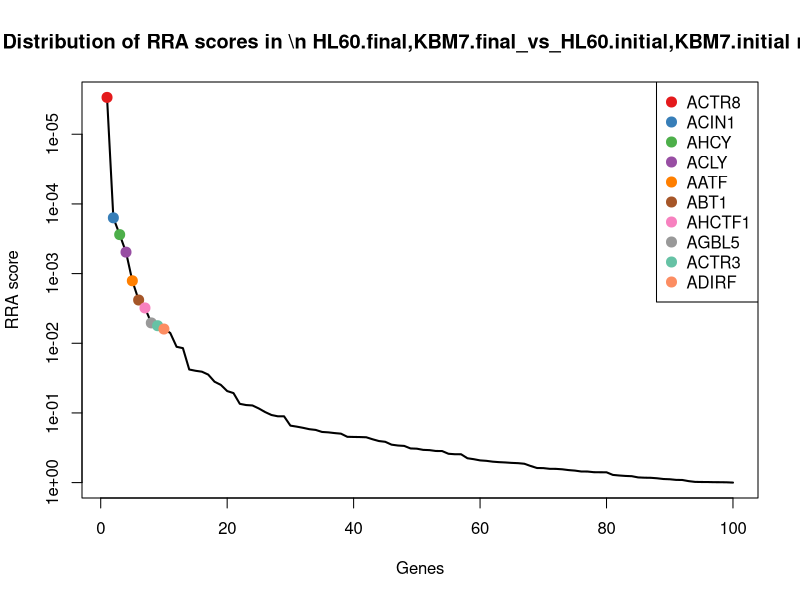
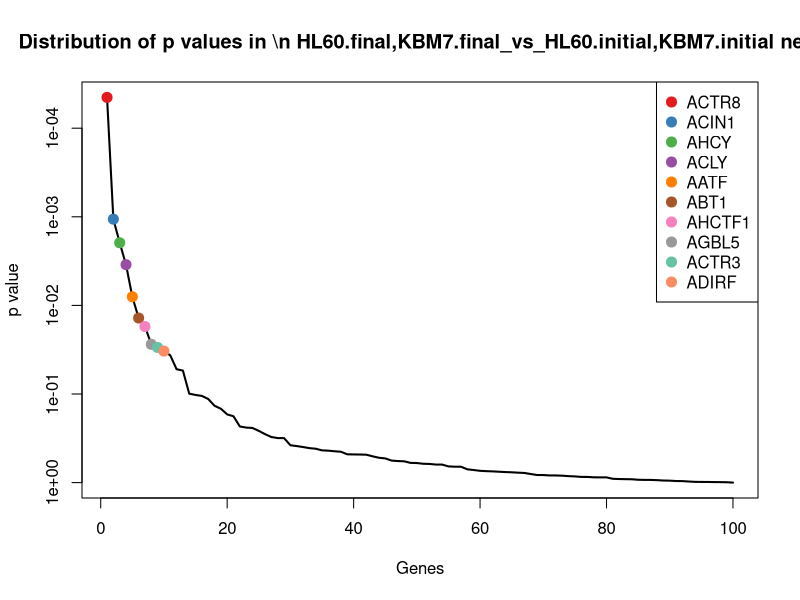
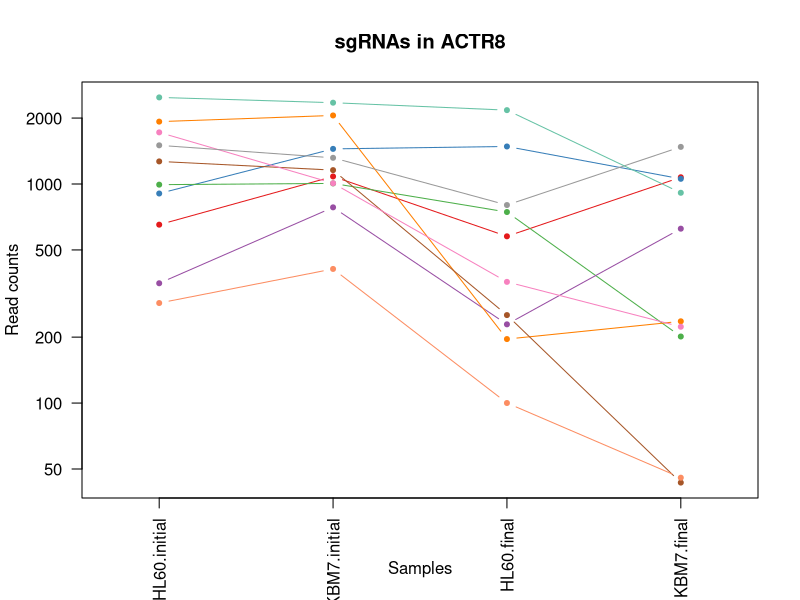
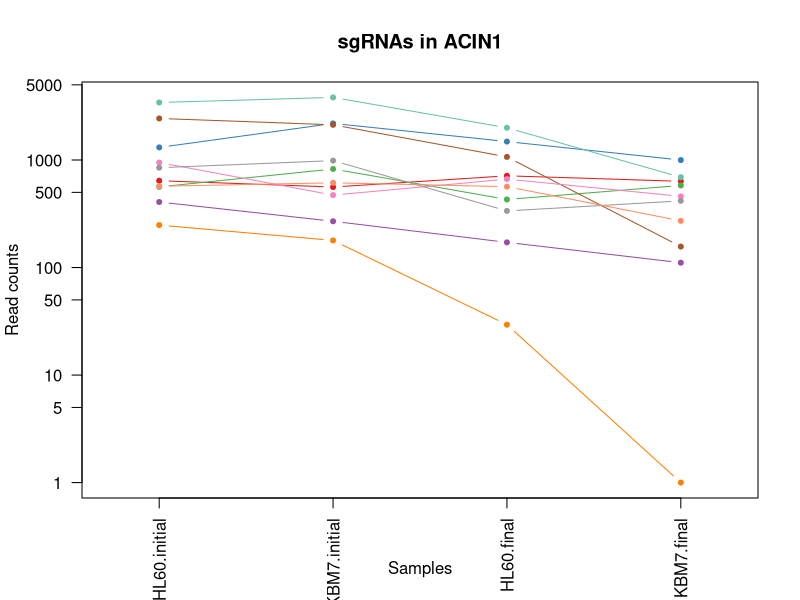
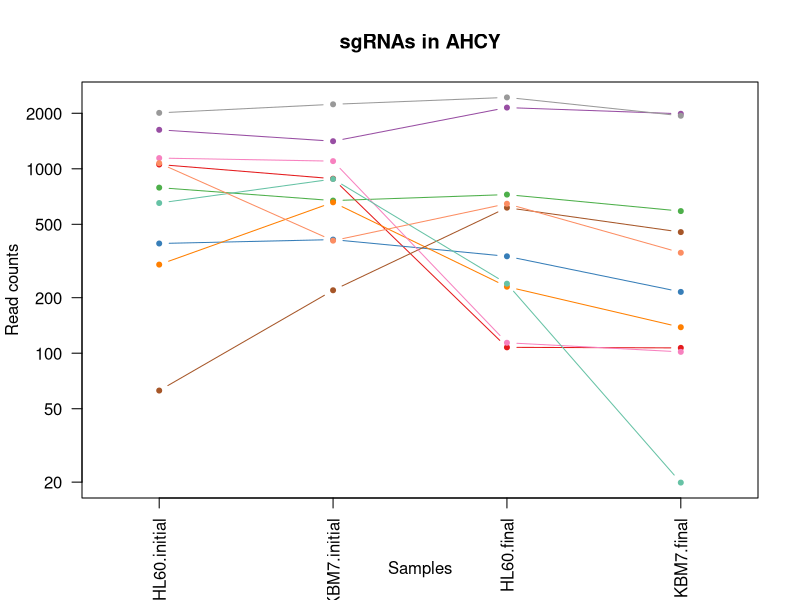
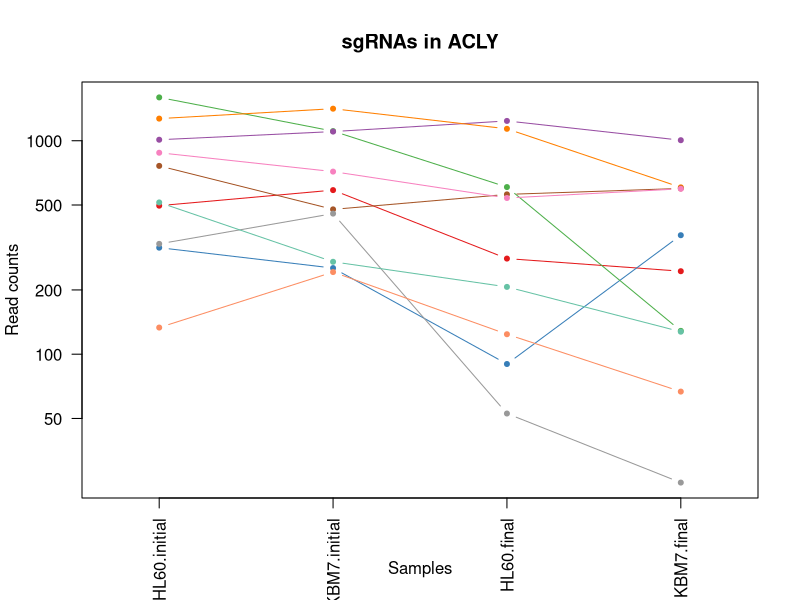
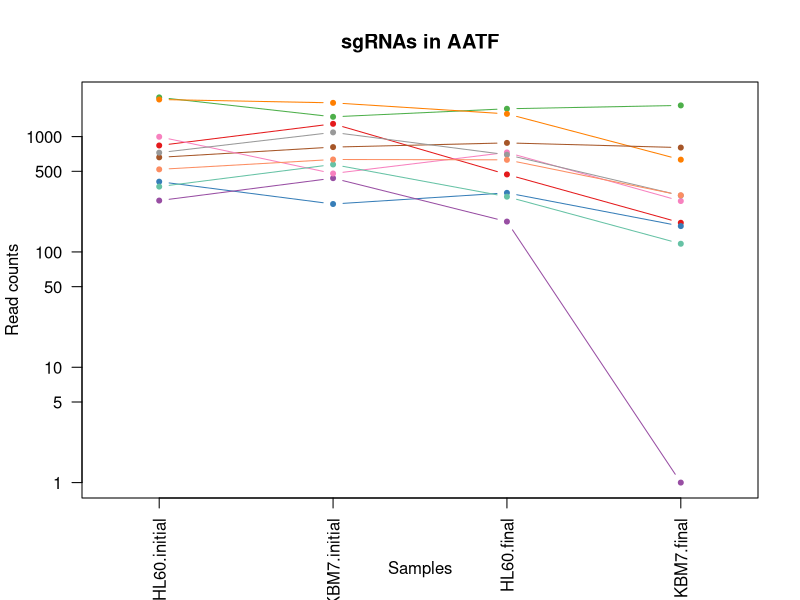
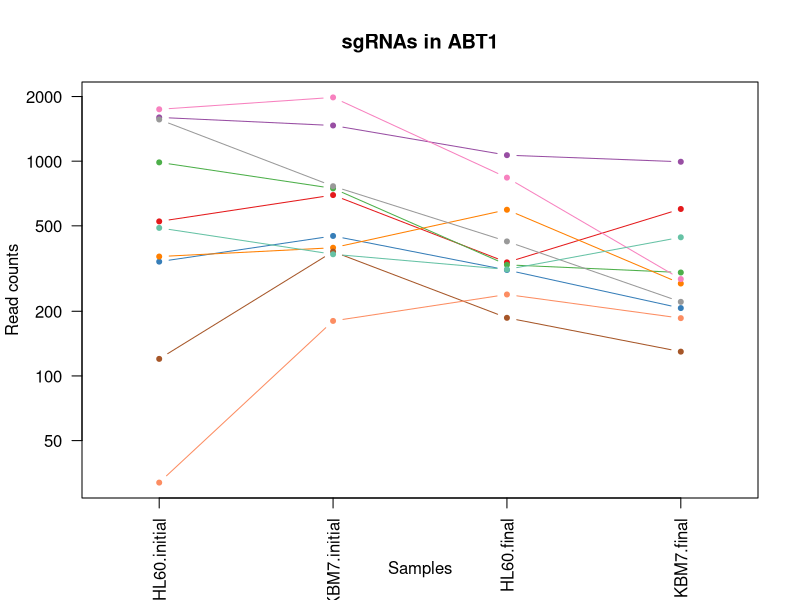

These figures' R source, in order: (Note: this script raises an error after producing the figures.)
pdf(file='demo.pdf',width=4.5,height=4.5);
gstable=read.table('demo.gene_summary.txt',header=T)
# 
#
# parameters
# Do not modify the variables beginning with "__"

# gstablename='__GENE_SUMMARY_FILE__'
startindex=3
# outputfile='__OUTPUT_FILE__'
targetgenelist=c("ACTR8","ACIN1","AHCY","ACLY","AATF","ABT1","AHCTF1","AGBL5","ACTR3","ADIRF")
# samplelabel=sub('.\\w+.\\w+$','',colnames(gstable)[startindex]);
samplelabel='HL60.final,KBM7.final_vs_HL60.initial,KBM7.initial neg.'


# You need to write some codes in front of this code:
# gstable=read.table(gstablename,header=T)
# pdf(file=outputfile,width=6,height=6)


# set up color using RColorBrewer
#library(RColorBrewer)
#colors <- brewer.pal(length(targetgenelist), "Set1")

colors=c( "#E41A1C", "#377EB8", "#4DAF4A", "#984EA3", "#FF7F00",  "#A65628", "#F781BF",
          "#999999", "#66C2A5", "#FC8D62", "#8DA0CB", "#E78AC3", "#A6D854", "#FFD92F", "#E5C494", "#B3B3B3", 
          "#8DD3C7", "#FFFFB3", "#BEBADA", "#FB8072", "#80B1D3", "#FDB462", "#B3DE69", "#FCCDE5",
          "#D9D9D9", "#BC80BD", "#CCEBC5", "#FFED6F")

######
# function definition

plotrankedvalues<-function(val, tglist, ...){
  
  plot(val,log='y',ylim=c(max(val),min(val)),type='l',lwd=2, ...)
  if(length(tglist)>0){
    for(i in 1:length(tglist)){
      targetgene=tglist[i];
      tx=which(names(val)==targetgene);ty=val[targetgene];
      points(tx,ty,col=colors[(i %% length(colors)) ],cex=2,pch=20)
      # text(tx+50,ty,targetgene,col=colors[i])
    }
    legend('topright',tglist,pch=20,pt.cex = 2,cex=1,col=colors)
  }
}



plotrandvalues<-function(val,targetgenelist, ...){
  # choose the one with the best distance distribution
  
  mindiffvalue=0;
  randval=val;
  for(i in 1:20){
    randval0=sample(val)
    vindex=sort(which(names(randval0) %in% targetgenelist))
    if(max(vindex)>0.9*length(val)){
      # print('pass...')
      next;
    }
    mindiffind=min(diff(vindex));
    if (mindiffind > mindiffvalue){
      mindiffvalue=mindiffind;
      randval=randval0;
      # print(paste('Diff: ',mindiffvalue))
    }
  }
  plot(randval,log='y',ylim=c(max(randval),min(randval)),pch=20,col='grey', ...)
  
  if(length(targetgenelist)>0){
    for(i in 1:length(targetgenelist)){
      targetgene=targetgenelist[i];
      tx=which(names(randval)==targetgene);ty=randval[targetgene];
      points(tx,ty,col=colors[(i %% length(colors)) ],cex=2,pch=20)
      text(tx+50,ty,targetgene,col=colors[i])
    }
  }
  
}




# set.seed(1235)



pvec=gstable[,startindex]
names(pvec)=gstable[,'id']
pvec=sort(pvec);

plotrankedvalues(pvec,targetgenelist,xlab='Genes',ylab='RRA score',main=paste('Distribution of RRA scores in \\n',samplelabel))

# plotrandvalues(pvec,targetgenelist,xlab='Genes',ylab='RRA score',main=paste('Distribution of RRA scores in \\n',samplelabel))


pvec=gstable[,startindex+1]
names(pvec)=gstable[,'id']
pvec=sort(pvec);

plotrankedvalues(pvec,targetgenelist,xlab='Genes',ylab='p value',main=paste('Distribution of p values in \\n',samplelabel))

# plotrandvalues(pvec,targetgenelist,xlab='Genes',ylab='p value',main=paste('Distribution of p values in \\n',samplelabel))



# you need to write after this code:
# dev.off()






# parameters
# Do not modify the variables beginning with "__"
targetmat=list(c(651.152846716,1081.55202069,576.002359445,1072.26778638),c(903.970656277,1445.6212559,1482.59095805,1055.10234689),c(992.162915426,1005.18627867,743.8190381,200.263460636),c(351.29916561,781.41689508,227.751206747,624.249815869),c(1925.53099142,2054.77124456,194.944938739,235.166520918),c(1267.02878977,1156.14181522,251.094128214,42.3414173916),c(1719.7490534,1006.96222616,356.4527197,222.006350648),c(1500.73827652,1315.97708921,800.599117344,1476.22779555),c(2484.08196603,2349.57852771,2172.78436575,910.912655236),c(285.154971248,408.467922428,99.0496937928,44.6301426561))
targetgene="ACTR8"
collabel=c("HL60.initial","KBM7.initial","HL60.final","KBM7.final")

# set up color using RColorBrewer
#library(RColorBrewer)
#colors <- brewer.pal(length(targetgenelist), "Set1")

colors=c( "#E41A1C", "#377EB8", "#4DAF4A", "#984EA3", "#FF7F00",  "#A65628", "#F781BF",
          "#999999", "#66C2A5", "#FC8D62", "#8DA0CB", "#E78AC3", "#A6D854", "#FFD92F", "#E5C494", "#B3B3B3", 
          "#8DD3C7", "#FFFFB3", "#BEBADA", "#FB8072", "#80B1D3", "#FDB462", "#B3DE69", "#FCCDE5",
          "#D9D9D9", "#BC80BD", "#CCEBC5", "#FFED6F")


## code

targetmatvec=unlist(targetmat)+1
yrange=range(targetmatvec[targetmatvec>0]);
# yrange[1]=1; # set the minimum value to 1
for(i in 1:length(targetmat)){
  vali=targetmat[[i]]+1;
  if(i==1){
    plot(1:length(vali),vali,type='b',las=1,pch=20,main=paste('sgRNAs in',targetgene),ylab='Read counts',xlab='Samples',xlim=c(0.7,length(vali)+0.3),ylim = yrange,col=colors[(i %% length(colors))],xaxt='n',log='y')
    axis(1,at=1:length(vali),labels=(collabel),las=2)
    # lines(0:100,rep(1,101),col='black');
  }else{
    lines(1:length(vali),vali,type='b',pch=20,col=colors[(i %% length(colors))])
  }
}




# parameters
# Do not modify the variables beginning with "__"
targetmat=list(c(640.863749816,559.423458978,711.643659862,632.260354294),c(1308.18517738,2186.19135873,1482.59095805,997.312033968),c(561.490716582,824.039634811,428.37415341,579.047491897),c(405.684392085,268.168070811,170.340237733,109.858812692),c(246.938325617,177.594748882,28.3900396221,0.0),c(2432.63648153,2122.25724914,1067.46548979,155.63331798),c(946.596914865,470.626084537,663.065147619,457.745052883),c(846.64568783,985.650856294,335.002467541,415.975816807),c(3424.79939695,3818.28710096,1992.34989171,690.050667221),c(568.840071511,612.701883642,564.015453827,270.641762517))
targetgene="ACIN1"
collabel=c("HL60.initial","KBM7.initial","HL60.final","KBM7.final")

# set up color using RColorBrewer
#library(RColorBrewer)
#colors <- brewer.pal(length(targetgenelist), "Set1")

colors=c( "#E41A1C", "#377EB8", "#4DAF4A", "#984EA3", "#FF7F00",  "#A65628", "#F781BF",
          "#999999", "#66C2A5", "#FC8D62", "#8DA0CB", "#E78AC3", "#A6D854", "#FFD92F", "#E5C494", "#B3B3B3", 
          "#8DD3C7", "#FFFFB3", "#BEBADA", "#FB8072", "#80B1D3", "#FDB462", "#B3DE69", "#FCCDE5",
          "#D9D9D9", "#BC80BD", "#CCEBC5", "#FFED6F")


## code

targetmatvec=unlist(targetmat)+1
yrange=range(targetmatvec[targetmatvec>0]);
# yrange[1]=1; # set the minimum value to 1
for(i in 1:length(targetmat)){
  vali=targetmat[[i]]+1;
  if(i==1){
    plot(1:length(vali),vali,type='b',las=1,pch=20,main=paste('sgRNAs in',targetgene),ylab='Read counts',xlab='Samples',xlim=c(0.7,length(vali)+0.3),ylim = yrange,col=colors[(i %% length(colors))],xaxt='n',log='y')
    axis(1,at=1:length(vali),labels=(collabel),las=2)
    # lines(0:100,rep(1,101),col='black');
  }else{
    lines(1:length(vali),vali,type='b',pch=20,col=colors[(i %% length(colors))])
  }
}




# parameters
# Do not modify the variables beginning with "__"
targetmat=list(c(1053.89749683,882.645901942,106.620371025,105.853543479),c(392.455553213,412.019817406,334.371577772,213.995812223),c(789.320719383,671.308150773,723.63056548,588.77457427),c(1625.67731031,1410.10230612,2146.28699543,1986.61352951),c(301.323552092,657.100570862,228.382096516,137.323515865),c(61.7345814043,218.441541125,614.486635377,452.595421038),c(1142.08975598,1099.31149558,112.929268719,100.703911634),c(2009.31363761,2235.91788842,2437.12717912,1937.97811764),c(651.152846716,879.094006965,237.214553287,18.8819834314),c(1071.53594866,406.691974939,645.400234077,349.602784139))
targetgene="AHCY"
collabel=c("HL60.initial","KBM7.initial","HL60.final","KBM7.final")

# set up color using RColorBrewer
#library(RColorBrewer)
#colors <- brewer.pal(length(targetgenelist), "Set1")

colors=c( "#E41A1C", "#377EB8", "#4DAF4A", "#984EA3", "#FF7F00",  "#A65628", "#F781BF",
          "#999999", "#66C2A5", "#FC8D62", "#8DA0CB", "#E78AC3", "#A6D854", "#FFD92F", "#E5C494", "#B3B3B3", 
          "#8DD3C7", "#FFFFB3", "#BEBADA", "#FB8072", "#80B1D3", "#FDB462", "#B3DE69", "#FCCDE5",
          "#D9D9D9", "#BC80BD", "#CCEBC5", "#FFED6F")


## code

targetmatvec=unlist(targetmat)+1
yrange=range(targetmatvec[targetmatvec>0]);
# yrange[1]=1; # set the minimum value to 1
for(i in 1:length(targetmat)){
  vali=targetmat[[i]]+1;
  if(i==1){
    plot(1:length(vali),vali,type='b',las=1,pch=20,main=paste('sgRNAs in',targetgene),ylab='Read counts',xlab='Samples',xlim=c(0.7,length(vali)+0.3),ylim = yrange,col=colors[(i %% length(colors))],xaxt='n',log='y')
    axis(1,at=1:length(vali),labels=(collabel),las=2)
    # lines(0:100,rep(1,101),col='black');
  }else{
    lines(1:length(vali),vali,type='b',pch=20,col=colors[(i %% length(colors))])
  }
}




# parameters
# Do not modify the variables beginning with "__"
targetmat=list(c(495.34652222,586.06267131,279.484167836,243.74924066),c(314.552390965,252.184543412,88.9554574827,359.902047829),c(1594.81001961,1108.19123302,605.654178606,127.596433491),c(1009.80136726,1102.86339056,1237.17483776,1004.75039108),c(1268.49866076,1411.87825361,1136.23247466,603.651288489),c(761.393170653,475.953927003,559.599225441,596.785112696),c(877.512978532,715.706837993,538.148973282,594.496387431),c(327.781229837,454.642557137,51.7329610892,24.0316152763),c(512.98497405,269.9440183,205.670064818,126.452070859),c(132.288388723,241.528858479,123.023505029,65.8008513519))
targetgene="ACLY"
collabel=c("HL60.initial","KBM7.initial","HL60.final","KBM7.final")

# set up color using RColorBrewer
#library(RColorBrewer)
#colors <- brewer.pal(length(targetgenelist), "Set1")

colors=c( "#E41A1C", "#377EB8", "#4DAF4A", "#984EA3", "#FF7F00",  "#A65628", "#F781BF",
          "#999999", "#66C2A5", "#FC8D62", "#8DA0CB", "#E78AC3", "#A6D854", "#FFD92F", "#E5C494", "#B3B3B3", 
          "#8DD3C7", "#FFFFB3", "#BEBADA", "#FB8072", "#80B1D3", "#FDB462", "#B3DE69", "#FCCDE5",
          "#D9D9D9", "#BC80BD", "#CCEBC5", "#FFED6F")


## code

targetmatvec=unlist(targetmat)+1
yrange=range(targetmatvec[targetmatvec>0]);
# yrange[1]=1; # set the minimum value to 1
for(i in 1:length(targetmat)){
  vali=targetmat[[i]]+1;
  if(i==1){
    plot(1:length(vali),vali,type='b',las=1,pch=20,main=paste('sgRNAs in',targetgene),ylab='Read counts',xlab='Samples',xlim=c(0.7,length(vali)+0.3),ylim = yrange,col=colors[(i %% length(colors))],xaxt='n',log='y')
    axis(1,at=1:length(vali),labels=(collabel),las=2)
    # lines(0:100,rep(1,101),col='black');
  }else{
    lines(1:length(vali),vali,type='b',pch=20,col=colors[(i %% length(colors))])
  }
}




# parameters
# Do not modify the variables beginning with "__"
targetmat=list(c(836.356590929,1289.33787688,468.75109865,177.948389308),c(405.684392085,259.288333367,324.277341462,166.504762986),c(2185.69815591,1482.91615316,1741.88665326,1862.45018392),c(277.805616319,435.10713476,182.327143351,0.0),c(2096.03602577,1960.64602765,1573.43908484,629.97162903),c(659.972072631,809.832054901,880.722118056,802.198205177),c(995.102657397,477.729874492,728.046793866,275.219213046),c(724.646396007,1086.87986316,695.240525858,307.261366747),c(367.467746454,571.855091399,300.303530225,116.724988485),c(518.864457993,632.237306019,627.735320534,308.977910696))
targetgene="AATF"
collabel=c("HL60.initial","KBM7.initial","HL60.final","KBM7.final")

# set up color using RColorBrewer
#library(RColorBrewer)
#colors <- brewer.pal(length(targetgenelist), "Set1")

colors=c( "#E41A1C", "#377EB8", "#4DAF4A", "#984EA3", "#FF7F00",  "#A65628", "#F781BF",
          "#999999", "#66C2A5", "#FC8D62", "#8DA0CB", "#E78AC3", "#A6D854", "#FFD92F", "#E5C494", "#B3B3B3", 
          "#8DD3C7", "#FFFFB3", "#BEBADA", "#FB8072", "#80B1D3", "#FDB462", "#B3DE69", "#FCCDE5",
          "#D9D9D9", "#BC80BD", "#CCEBC5", "#FFED6F")


## code

targetmatvec=unlist(targetmat)+1
yrange=range(targetmatvec[targetmatvec>0]);
# yrange[1]=1; # set the minimum value to 1
for(i in 1:length(targetmat)){
  vali=targetmat[[i]]+1;
  if(i==1){
    plot(1:length(vali),vali,type='b',las=1,pch=20,main=paste('sgRNAs in',targetgene),ylab='Read counts',xlab='Samples',xlim=c(0.7,length(vali)+0.3),ylim = yrange,col=colors[(i %% length(colors))],xaxt='n',log='y')
    axis(1,at=1:length(vali),labels=(collabel),las=2)
    # lines(0:100,rep(1,101),col='black');
  }else{
    lines(1:length(vali),vali,type='b',pch=20,col=colors[(i %% length(colors))])
  }
}




# parameters
# Do not modify the variables beginning with "__"
targetmat=list(c(523.27407095,694.395468128,336.895136849,597.929475328),c(339.540197723,447.538767182,310.397766535,205.985273797),c(986.283431483,745.897945303,328.062680078,302.111734903),c(1597.74976158,1465.15667827,1065.57282048,992.734583439),c(358.648520539,394.260342517,593.036383218,268.353037252),c(119.059549851,378.276815118,185.481592198,128.740796123),c(1743.26698918,1980.18145003,837.190723969,281.513207523),c(1562.47285792,763.657420192,422.065255716,220.2898067),c(487.997167291,367.621130185,312.290435844,441.151794716),c(30.8672907021,179.370696371,238.476332826,184.814565101))
targetgene="ABT1"
collabel=c("HL60.initial","KBM7.initial","HL60.final","KBM7.final")

# set up color using RColorBrewer
#library(RColorBrewer)
#colors <- brewer.pal(length(targetgenelist), "Set1")

colors=c( "#E41A1C", "#377EB8", "#4DAF4A", "#984EA3", "#FF7F00",  "#A65628", "#F781BF",
          "#999999", "#66C2A5", "#FC8D62", "#8DA0CB", "#E78AC3", "#A6D854", "#FFD92F", "#E5C494", "#B3B3B3", 
          "#8DD3C7", "#FFFFB3", "#BEBADA", "#FB8072", "#80B1D3", "#FDB462", "#B3DE69", "#FCCDE5",
          "#D9D9D9", "#BC80BD", "#CCEBC5", "#FFED6F")


## code

targetmatvec=unlist(targetmat)+1
yrange=range(targetmatvec[targetmatvec>0]);
# yrange[1]=1; # set the minimum value to 1
for(i in 1:length(targetmat)){
  vali=targetmat[[i]]+1;
  if(i==1){
    plot(1:length(vali),vali,type='b',las=1,pch=20,main=paste('sgRNAs in',targetgene),ylab='Read counts',xlab='Samples',xlim=c(0.7,length(vali)+0.3),ylim = yrange,col=colors[(i %% length(colors))],xaxt='n',log='y')
    axis(1,at=1:length(vali),labels=(collabel),las=2)
    # lines(0:100,rep(1,101),col='black');
  }else{
    lines(1:length(vali),vali,type='b',pch=20,col=colors[(i %% length(colors))])
  }
}




# parameters
# Do not modify the variables beginning with "__"
targetmat=list(c(748.16433178,488.385559425,239.738112365,477.771398946),c(845.175816844,660.65246584,541.303422129,640.843074036),c(1095.05388443,882.645901942,837.821613738,365.051679674),c(601.177233199,900.40537683,735.617471098,754.134974624),c(551.201619681,740.570102837,1103.42620665,622.53327192),c(677.610524461,316.11865301,613.855745608,819.36364466),c(196.962712099,301.911073099,423.957925024,34.3308789662),c(1437.53382413,1095.7596006,320.492002846,161.355131141),c(1078.88530359,1609.00842487,348.882042468,193.969466159),c(1106.81285232,1056.68875585,1743.1484328,807.347837022))
targetgene="AHCTF1"
collabel=c("HL60.initial","KBM7.initial","HL60.final","KBM7.final")

# set up color using RColorBrewer
#library(RColorBrewer)
#colors <- brewer.pal(length(targetgenelist), "Set1")

colors=c( "#E41A1C", "#377EB8", "#4DAF4A", "#984EA3", "#FF7F00",  "#A65628", "#F781BF",
          "#999999", "#66C2A5", "#FC8D62", "#8DA0CB", "#E78AC3", "#A6D854", "#FFD92F", "#E5C494", "#B3B3B3", 
          "#8DD3C7", "#FFFFB3", "#BEBADA", "#FB8072", "#80B1D3", "#FDB462", "#B3DE69", "#FCCDE5",
          "#D9D9D9", "#BC80BD", "#CCEBC5", "#FFED6F")


## code

targetmatvec=unlist(targetmat)+1
yrange=range(targetmatvec[targetmatvec>0]);
# yrange[1]=1; # set the minimum value to 1
for(i in 1:length(targetmat)){
  vali=targetmat[[i]]+1;
  if(i==1){
    plot(1:length(vali),vali,type='b',las=1,pch=20,main=paste('sgRNAs in',targetgene),ylab='Read counts',xlab='Samples',xlim=c(0.7,length(vali)+0.3),ylim = yrange,col=colors[(i %% length(colors))],xaxt='n',log='y')
    axis(1,at=1:length(vali),labels=(collabel),las=2)
    # lines(0:100,rep(1,101),col='black');
  }else{
    lines(1:length(vali),vali,type='b',pch=20,col=colors[(i %% length(colors))])
  }
}




# parameters
# Do not modify the variables beginning with "__"
targetmat=list(c(423.322843915,412.019817406,224.5967579,426.847261813),c(354.238907582,280.599703233,204.408285279,275.791394362),c(1108.28272331,1969.5257651,1066.20371025,1333.75464784),c(640.863749816,602.046198709,307.243317689,192.825103527),c(1133.27053006,1394.11877872,639.091336383,1131.20246194),c(779.031622482,932.372431629,778.517975416,905.190842075),c(624.695168972,554.095616511,370.963184396,558.448964517),c(296.913939135,829.367477278,489.57046104,1233.0507362),c(684.95987939,546.991826556,394.306105863,566.459502942),c(440.961295745,630.46135853,434.683051104,457.172871567))
targetgene="AGBL5"
collabel=c("HL60.initial","KBM7.initial","HL60.final","KBM7.final")

# set up color using RColorBrewer
#library(RColorBrewer)
#colors <- brewer.pal(length(targetgenelist), "Set1")

colors=c( "#E41A1C", "#377EB8", "#4DAF4A", "#984EA3", "#FF7F00",  "#A65628", "#F781BF",
          "#999999", "#66C2A5", "#FC8D62", "#8DA0CB", "#E78AC3", "#A6D854", "#FFD92F", "#E5C494", "#B3B3B3", 
          "#8DD3C7", "#FFFFB3", "#BEBADA", "#FB8072", "#80B1D3", "#FDB462", "#B3DE69", "#FCCDE5",
          "#D9D9D9", "#BC80BD", "#CCEBC5", "#FFED6F")


## code

targetmatvec=unlist(targetmat)+1
yrange=range(targetmatvec[targetmatvec>0]);
# yrange[1]=1; # set the minimum value to 1
for(i in 1:length(targetmat)){
  vali=targetmat[[i]]+1;
  if(i==1){
    plot(1:length(vali),vali,type='b',las=1,pch=20,main=paste('sgRNAs in',targetgene),ylab='Read counts',xlab='Samples',xlim=c(0.7,length(vali)+0.3),ylim = yrange,col=colors[(i %% length(colors))],xaxt='n',log='y')
    axis(1,at=1:length(vali),labels=(collabel),las=2)
    # lines(0:100,rep(1,101),col='black');
  }else{
    lines(1:length(vali),vali,type='b',pch=20,col=colors[(i %% length(colors))])
  }
}




# parameters
# Do not modify the variables beginning with "__"
targetmat=list(c(1147.96923992,1046.03307091,811.324243424,186.53110905),c(1024.50007711,1362.15172392,883.876566903,396.52165206),c(2170.99944605,2250.12546833,1406.25329595,1163.81679695),c(1317.00440329,1179.22913257,1340.64075993,1059.10761611),c(895.151430362,824.039634811,700.287644013,571.036953471),c(721.706654036,768.985262658,584.834816216,888.597583908),c(542.382393766,776.089052613,418.2799171,466.89995394),c(85.2525171773,635.789200997,181.065363812,624.249815869),c(770.212396568,548.767774045,752.651494872,367.912586254),c(952.476398809,1093.98365311,1239.06750706,1457.91799343))
targetgene="ACTR3"
collabel=c("HL60.initial","KBM7.initial","HL60.final","KBM7.final")

# set up color using RColorBrewer
#library(RColorBrewer)
#colors <- brewer.pal(length(targetgenelist), "Set1")

colors=c( "#E41A1C", "#377EB8", "#4DAF4A", "#984EA3", "#FF7F00",  "#A65628", "#F781BF",
          "#999999", "#66C2A5", "#FC8D62", "#8DA0CB", "#E78AC3", "#A6D854", "#FFD92F", "#E5C494", "#B3B3B3", 
          "#8DD3C7", "#FFFFB3", "#BEBADA", "#FB8072", "#80B1D3", "#FDB462", "#B3DE69", "#FCCDE5",
          "#D9D9D9", "#BC80BD", "#CCEBC5", "#FFED6F")


## code

targetmatvec=unlist(targetmat)+1
yrange=range(targetmatvec[targetmatvec>0]);
# yrange[1]=1; # set the minimum value to 1
for(i in 1:length(targetmat)){
  vali=targetmat[[i]]+1;
  if(i==1){
    plot(1:length(vali),vali,type='b',las=1,pch=20,main=paste('sgRNAs in',targetgene),ylab='Read counts',xlab='Samples',xlim=c(0.7,length(vali)+0.3),ylim = yrange,col=colors[(i %% length(colors))],xaxt='n',log='y')
    axis(1,at=1:length(vali),labels=(collabel),las=2)
    # lines(0:100,rep(1,101),col='black');
  }else{
    lines(1:length(vali),vali,type='b',pch=20,col=colors[(i %% length(colors))])
  }
}




# parameters
# Do not modify the variables beginning with "__"
targetmat=list(c(243.998583645,239.75291099,130.594182262,174.515301411),c(435.081811802,435.10713476,275.698829219,339.875701765),c(1074.47569063,950.131906517,1100.90264757,743.835710934),c(951.006527823,864.886427054,606.915958145,769.011688843),c(1647.7253751,760.105525214,685.777179317,608.228739018),c(492.406780248,221.993436102,309.766876766,102.992636899),c(734.935492908,673.084098262,620.795533071,470.905223153),c(1328.76337118,1571.7135276,1122.9837895,1356.64190048),c(702.59833122,1010.51412114,1291.43135792,1017.33838003),c(89.6621301348,209.56180368,208.824513665,304.400460167))
targetgene="ADIRF"
collabel=c("HL60.initial","KBM7.initial","HL60.final","KBM7.final")

# set up color using RColorBrewer
#library(RColorBrewer)
#colors <- brewer.pal(length(targetgenelist), "Set1")

colors=c( "#E41A1C", "#377EB8", "#4DAF4A", "#984EA3", "#FF7F00",  "#A65628", "#F781BF",
          "#999999", "#66C2A5", "#FC8D62", "#8DA0CB", "#E78AC3", "#A6D854", "#FFD92F", "#E5C494", "#B3B3B3", 
          "#8DD3C7", "#FFFFB3", "#BEBADA", "#FB8072", "#80B1D3", "#FDB462", "#B3DE69", "#FCCDE5",
          "#D9D9D9", "#BC80BD", "#CCEBC5", "#FFED6F")


## code

targetmatvec=unlist(targetmat)+1
yrange=range(targetmatvec[targetmatvec>0]);
# yrange[1]=1; # set the minimum value to 1
for(i in 1:length(targetmat)){
  vali=targetmat[[i]]+1;
  if(i==1){
    plot(1:length(vali),vali,type='b',las=1,pch=20,main=paste('sgRNAs in',targetgene),ylab='Read counts',xlab='Samples',xlim=c(0.7,length(vali)+0.3),ylim = yrange,col=colors[(i %% length(colors))],xaxt='n',log='y')
    axis(1,at=1:length(vali),labels=(collabel),las=2)
    # lines(0:100,rep(1,101),col='black');
  }else{
    lines(1:length(vali),vali,type='b',pch=20,col=colors[(i %% length(colors))])
  }
}



# 
#
# parameters
# Do not modify the variables beginning with "__"

# gstablename='__GENE_SUMMARY_FILE__'
startindex=9
# outputfile='__OUTPUT_FILE__'
targetgenelist=c("ACRC","AGAP3","AGTPBP1","ADCK3","ABCB8","ADNP","ADCK1","ADRBK1","ADCK4","ADRA1A")
# samplelabel=sub('.\\w+.\\w+$','',colnames(gstable)[startindex]);
samplelabel='HL60.final,KBM7.final_vs_HL60.initial,KBM7.initial pos.'


# You need to write some codes in front of this code:
# gstable=read.table(gstablename,header=T)
# pdf(file=outputfile,width=6,height=6)


# set up color using RColorBrewer
#library(RColorBrewer)
#colors <- brewer.pal(length(targetgenelist), "Set1")

colors=c( "#E41A1C", "#377EB8", "#4DAF4A", "#984EA3", "#FF7F00",  "#A65628", "#F781BF",
          "#999999", "#66C2A5", "#FC8D62", "#8DA0CB", "#E78AC3", "#A6D854", "#FFD92F", "#E5C494", "#B3B3B3", 
          "#8DD3C7", "#FFFFB3", "#BEBADA", "#FB8072", "#80B1D3", "#FDB462", "#B3DE69", "#FCCDE5",
          "#D9D9D9", "#BC80BD", "#CCEBC5", "#FFED6F")

######
# function definition

plotrankedvalues<-function(val, tglist, ...){
  
  plot(val,log='y',ylim=c(max(val),min(val)),type='l',lwd=2, ...)
  if(length(tglist)>0){
    for(i in 1:length(tglist)){
      targetgene=tglist[i];
      tx=which(names(val)==targetgene);ty=val[targetgene];
      points(tx,ty,col=colors[(i %% length(colors)) ],cex=2,pch=20)
      # text(tx+50,ty,targetgene,col=colors[i])
    }
    legend('topright',tglist,pch=20,pt.cex = 2,cex=1,col=colors)
  }
}



plotrandvalues<-function(val,targetgenelist, ...){
  # choose the one with the best distance distribution
  
  mindiffvalue=0;
  randval=val;
  for(i in 1:20){
    randval0=sample(val)
    vindex=sort(which(names(randval0) %in% targetgenelist))
    if(max(vindex)>0.9*length(val)){
      # print('pass...')
      next;
    }
    mindiffind=min(diff(vindex));
    if (mindiffind > mindiffvalue){
      mindiffvalue=mindiffind;
      randval=randval0;
      # print(paste('Diff: ',mindiffvalue))
    }
  }
  plot(randval,log='y',ylim=c(max(randval),min(randval)),pch=20,col='grey', ...)
  
  if(length(targetgenelist)>0){
    for(i in 1:length(targetgenelist)){
      targetgene=targetgenelist[i];
      tx=which(names(randval)==targetgene);ty=randval[targetgene];
      points(tx,ty,col=colors[(i %% length(colors)) ],cex=2,pch=20)
      text(tx+50,ty,targetgene,col=colors[i])
    }
  }
  
}




# set.seed(1235)



pvec=gstable[,startindex]
names(pvec)=gstable[,'id']
pvec=sort(pvec);

plotrankedvalues(pvec,targetgenelist,xlab='Genes',ylab='RRA score',main=paste('Distribution of RRA scores in \\n',samplelabel))

# plotrandvalues(pvec,targetgenelist,xlab='Genes',ylab='RRA score',main=paste('Distribution of RRA scores in \\n',samplelabel))


pvec=gstable[,startindex+1]
names(pvec)=gstable[,'id']
pvec=sort(pvec);

plotrankedvalues(pvec,targetgenelist,xlab='Genes',ylab='p value',main=paste('Distribution of p values in \\n',samplelabel))

# plotrandvalues(pvec,targetgenelist,xlab='Genes',ylab='p value',main=paste('Distribution of p values in \\n',samplelabel))



# you need to write after this code:
# dev.off()






# parameters
# Do not modify the variables beginning with "__"
targetmat=list(c(76.4332912624,90.5733219297,447.300846491,357.041141248),c(232.239615759,681.963835706,275.698829219,467.472135256),c(1393.43769455,1472.26046823,1039.70633994,532.700805292),c(461.539489546,502.593139335,445.408177183,889.169765224),c(2395.88970688,2441.92779712,2462.99365966,2461.52402188),c(961.295624724,1097.53554809,959.583339229,905.190842075),c(258.697293504,685.515730684,533.732744896,560.737689781),c(682.020137419,822.263687323,1572.1773053,1333.75464784),c(495.34652222,605.598093687,1159.57539612,1617.55658062),c(1940.22970128,1289.33787688,942.549315455,1103.73775876))
targetgene="ACRC"
collabel=c("HL60.initial","KBM7.initial","HL60.final","KBM7.final")

# set up color using RColorBrewer
#library(RColorBrewer)
#colors <- brewer.pal(length(targetgenelist), "Set1")

colors=c( "#E41A1C", "#377EB8", "#4DAF4A", "#984EA3", "#FF7F00",  "#A65628", "#F781BF",
          "#999999", "#66C2A5", "#FC8D62", "#8DA0CB", "#E78AC3", "#A6D854", "#FFD92F", "#E5C494", "#B3B3B3", 
          "#8DD3C7", "#FFFFB3", "#BEBADA", "#FB8072", "#80B1D3", "#FDB462", "#B3DE69", "#FCCDE5",
          "#D9D9D9", "#BC80BD", "#CCEBC5", "#FFED6F")


## code

targetmatvec=unlist(targetmat)+1
yrange=range(targetmatvec[targetmatvec>0]);
# yrange[1]=1; # set the minimum value to 1
for(i in 1:length(targetmat)){
  vali=targetmat[[i]]+1;
  if(i==1){
    plot(1:length(vali),vali,type='b',las=1,pch=20,main=paste('sgRNAs in',targetgene),ylab='Read counts',xlab='Samples',xlim=c(0.7,length(vali)+0.3),ylim = yrange,col=colors[(i %% length(colors))],xaxt='n',log='y')
    axis(1,at=1:length(vali),labels=(collabel),las=2)
    # lines(0:100,rep(1,101),col='black');
  }else{
    lines(1:length(vali),vali,type='b',pch=20,col=colors[(i %% length(colors))])
  }
}




# parameters
# Do not modify the variables beginning with "__"
targetmat=list(c(837.826461915,719.258732971,374.748523012,993.878946071),c(365.997875468,369.397077674,333.740688003,746.696617515),c(352.769036596,234.425068524,310.397766535,429.135987077),c(326.311358851,635.789200997,960.845118767,615.667096127),c(707.007944177,635.789200997,837.190723969,1465.35635054),c(1387.55821061,1120.62286544,1214.46280606,1111.17611587),c(388.045940255,509.696929291,933.085968914,750.129705411),c(486.527296305,673.084098262,784.82687311,734.680809877),c(693.779105305,678.411940728,784.195983341,895.463759702),c(1328.76337118,1038.92928096,1346.31876786,1596.38587193))
targetgene="AGAP3"
collabel=c("HL60.initial","KBM7.initial","HL60.final","KBM7.final")

# set up color using RColorBrewer
#library(RColorBrewer)
#colors <- brewer.pal(length(targetgenelist), "Set1")

colors=c( "#E41A1C", "#377EB8", "#4DAF4A", "#984EA3", "#FF7F00",  "#A65628", "#F781BF",
          "#999999", "#66C2A5", "#FC8D62", "#8DA0CB", "#E78AC3", "#A6D854", "#FFD92F", "#E5C494", "#B3B3B3", 
          "#8DD3C7", "#FFFFB3", "#BEBADA", "#FB8072", "#80B1D3", "#FDB462", "#B3DE69", "#FCCDE5",
          "#D9D9D9", "#BC80BD", "#CCEBC5", "#FFED6F")


## code

targetmatvec=unlist(targetmat)+1
yrange=range(targetmatvec[targetmatvec>0]);
# yrange[1]=1; # set the minimum value to 1
for(i in 1:length(targetmat)){
  vali=targetmat[[i]]+1;
  if(i==1){
    plot(1:length(vali),vali,type='b',las=1,pch=20,main=paste('sgRNAs in',targetgene),ylab='Read counts',xlab='Samples',xlim=c(0.7,length(vali)+0.3),ylim = yrange,col=colors[(i %% length(colors))],xaxt='n',log='y')
    axis(1,at=1:length(vali),labels=(collabel),las=2)
    # lines(0:100,rep(1,101),col='black');
  }else{
    lines(1:length(vali),vali,type='b',pch=20,col=colors[(i %% length(colors))])
  }
}




# parameters
# Do not modify the variables beginning with "__"
targetmat=list(c(1672.71318186,903.957271808,1204.36856975,1508.84213056),c(1175.89678865,1147.26207778,909.112157678,1223.32365383),c(157.276195482,118.988481751,40.3769452404,603.079107173),c(302.793423078,335.654075387,274.437049681,347.886240191),c(1988.73544381,1243.16324217,1431.48888673,1579.22043245),c(0.0,362.293287719,437.83749995,382.789300473),c(655.562459674,449.314714671,451.717074877,516.679728441),c(727.586137979,445.762819693,502.188256427,471.477404469),c(438.021553773,340.981917853,458.65686234,679.751403531),c(780.501493468,873.766164498,1431.48888673,1476.22779555))
targetgene="AGTPBP1"
collabel=c("HL60.initial","KBM7.initial","HL60.final","KBM7.final")

# set up color using RColorBrewer
#library(RColorBrewer)
#colors <- brewer.pal(length(targetgenelist), "Set1")

colors=c( "#E41A1C", "#377EB8", "#4DAF4A", "#984EA3", "#FF7F00",  "#A65628", "#F781BF",
          "#999999", "#66C2A5", "#FC8D62", "#8DA0CB", "#E78AC3", "#A6D854", "#FFD92F", "#E5C494", "#B3B3B3", 
          "#8DD3C7", "#FFFFB3", "#BEBADA", "#FB8072", "#80B1D3", "#FDB462", "#B3DE69", "#FCCDE5",
          "#D9D9D9", "#BC80BD", "#CCEBC5", "#FFED6F")


## code

targetmatvec=unlist(targetmat)+1
yrange=range(targetmatvec[targetmatvec>0]);
# yrange[1]=1; # set the minimum value to 1
for(i in 1:length(targetmat)){
  vali=targetmat[[i]]+1;
  if(i==1){
    plot(1:length(vali),vali,type='b',las=1,pch=20,main=paste('sgRNAs in',targetgene),ylab='Read counts',xlab='Samples',xlim=c(0.7,length(vali)+0.3),ylim = yrange,col=colors[(i %% length(colors))],xaxt='n',log='y')
    axis(1,at=1:length(vali),labels=(collabel),las=2)
    # lines(0:100,rep(1,101),col='black');
  }else{
    lines(1:length(vali),vali,type='b',pch=20,col=colors[(i %% length(colors))])
  }
}




# parameters
# Do not modify the variables beginning with "__"
targetmat=list(c(2312.10706069,1088.65581065,1301.52559423,1652.45964091),c(2275.36028604,2228.81409847,2932.37564808,2994.22482717),c(1240.57111203,2438.37590215,1869.95727645,2081.59562798),c(558.55097461,838.247214722,1063.68015118,1170.68297275),c(263.106906461,168.715011438,189.266930814,231.733433022),c(1208.23395034,1010.51412114,1032.76655248,1063.11288532),c(724.646396007,648.220833418,702.81120309,999.600759232),c(1628.61705228,1669.39063949,2129.25297166,2142.24684749),c(270.45626139,415.571712383,434.052161334,525.834629499),c(1115.63207823,1063.7925458,1343.79520878,1829.26366758))
targetgene="ADCK3"
collabel=c("HL60.initial","KBM7.initial","HL60.final","KBM7.final")

# set up color using RColorBrewer
#library(RColorBrewer)
#colors <- brewer.pal(length(targetgenelist), "Set1")

colors=c( "#E41A1C", "#377EB8", "#4DAF4A", "#984EA3", "#FF7F00",  "#A65628", "#F781BF",
          "#999999", "#66C2A5", "#FC8D62", "#8DA0CB", "#E78AC3", "#A6D854", "#FFD92F", "#E5C494", "#B3B3B3", 
          "#8DD3C7", "#FFFFB3", "#BEBADA", "#FB8072", "#80B1D3", "#FDB462", "#B3DE69", "#FCCDE5",
          "#D9D9D9", "#BC80BD", "#CCEBC5", "#FFED6F")


## code

targetmatvec=unlist(targetmat)+1
yrange=range(targetmatvec[targetmatvec>0]);
# yrange[1]=1; # set the minimum value to 1
for(i in 1:length(targetmat)){
  vali=targetmat[[i]]+1;
  if(i==1){
    plot(1:length(vali),vali,type='b',las=1,pch=20,main=paste('sgRNAs in',targetgene),ylab='Read counts',xlab='Samples',xlim=c(0.7,length(vali)+0.3),ylim = yrange,col=colors[(i %% length(colors))],xaxt='n',log='y')
    axis(1,at=1:length(vali),labels=(collabel),las=2)
    # lines(0:100,rep(1,101),col='black');
  }else{
    lines(1:length(vali),vali,type='b',pch=20,col=colors[(i %% length(colors))])
  }
}




# parameters
# Do not modify the variables beginning with "__"
targetmat=list(c(368.93761744,190.026381303,700.287644013,391.944201531),c(1206.76407935,754.777682747,952.643551765,616.239277443),c(943.657172894,756.553630236,615.117525146,1467.6450758),c(149.926840553,259.288333367,880.722118056,244.893603292),c(438.021553773,399.588184984,220.811419283,275.791394362),c(598.237491227,1035.37738598,1096.48641918,1688.50706382),c(146.987098582,266.392123323,292.732852993,247.754509873),c(773.152138539,854.230742121,638.460446614,633.976898242),c(1092.11414246,927.044589163,883.245677133,1204.4416704),c(249.878067589,381.828710096,630.258879612,574.470041368))
targetgene="ABCB8"
collabel=c("HL60.initial","KBM7.initial","HL60.final","KBM7.final")

# set up color using RColorBrewer
#library(RColorBrewer)
#colors <- brewer.pal(length(targetgenelist), "Set1")

colors=c( "#E41A1C", "#377EB8", "#4DAF4A", "#984EA3", "#FF7F00",  "#A65628", "#F781BF",
          "#999999", "#66C2A5", "#FC8D62", "#8DA0CB", "#E78AC3", "#A6D854", "#FFD92F", "#E5C494", "#B3B3B3", 
          "#8DD3C7", "#FFFFB3", "#BEBADA", "#FB8072", "#80B1D3", "#FDB462", "#B3DE69", "#FCCDE5",
          "#D9D9D9", "#BC80BD", "#CCEBC5", "#FFED6F")


## code

targetmatvec=unlist(targetmat)+1
yrange=range(targetmatvec[targetmatvec>0]);
# yrange[1]=1; # set the minimum value to 1
for(i in 1:length(targetmat)){
  vali=targetmat[[i]]+1;
  if(i==1){
    plot(1:length(vali),vali,type='b',las=1,pch=20,main=paste('sgRNAs in',targetgene),ylab='Read counts',xlab='Samples',xlim=c(0.7,length(vali)+0.3),ylim = yrange,col=colors[(i %% length(colors))],xaxt='n',log='y')
    axis(1,at=1:length(vali),labels=(collabel),las=2)
    # lines(0:100,rep(1,101),col='black');
  }else{
    lines(1:length(vali),vali,type='b',pch=20,col=colors[(i %% length(colors))])
  }
}




# parameters
# Do not modify the variables beginning with "__"
targetmat=list(c(1805.00157058,1434.96557096,1712.2348341,2152.54611118),c(408.624134057,523.904509201,483.892453115,701.494293543),c(495.34652222,301.911073099,336.895136849,555.01587662),c(690.839363333,767.209315169,1040.33722971,993.306764755),c(959.825753738,1397.6706737,1429.59621742,2811.12680602),c(3017.64513388,2642.60986336,1834.62744936,3573.27231906),c(1649.19524609,783.192842569,773.470857261,1332.03810389),c(429.202327858,889.749691898,567.800792443,1132.91900588),c(427.732456872,573.631038888,655.494470387,899.469028914),c(1491.9190506,1331.96061661,2087.61424688,1983.18044161))
targetgene="ADNP"
collabel=c("HL60.initial","KBM7.initial","HL60.final","KBM7.final")

# set up color using RColorBrewer
#library(RColorBrewer)
#colors <- brewer.pal(length(targetgenelist), "Set1")

colors=c( "#E41A1C", "#377EB8", "#4DAF4A", "#984EA3", "#FF7F00",  "#A65628", "#F781BF",
          "#999999", "#66C2A5", "#FC8D62", "#8DA0CB", "#E78AC3", "#A6D854", "#FFD92F", "#E5C494", "#B3B3B3", 
          "#8DD3C7", "#FFFFB3", "#BEBADA", "#FB8072", "#80B1D3", "#FDB462", "#B3DE69", "#FCCDE5",
          "#D9D9D9", "#BC80BD", "#CCEBC5", "#FFED6F")


## code

targetmatvec=unlist(targetmat)+1
yrange=range(targetmatvec[targetmatvec>0]);
# yrange[1]=1; # set the minimum value to 1
for(i in 1:length(targetmat)){
  vali=targetmat[[i]]+1;
  if(i==1){
    plot(1:length(vali),vali,type='b',las=1,pch=20,main=paste('sgRNAs in',targetgene),ylab='Read counts',xlab='Samples',xlim=c(0.7,length(vali)+0.3),ylim = yrange,col=colors[(i %% length(colors))],xaxt='n',log='y')
    axis(1,at=1:length(vali),labels=(collabel),las=2)
    # lines(0:100,rep(1,101),col='black');
  }else{
    lines(1:length(vali),vali,type='b',pch=20,col=colors[(i %% length(colors))])
  }
}




# parameters
# Do not modify the variables beginning with "__"
targetmat=list(c(1193.53524048,1355.04793397,1622.01759708,1905.93596394),c(868.693752617,701.499258083,720.476116633,603.651288489),c(1246.45059597,753.001735259,1301.52559423,1264.52070859),c(826.067494029,797.400422479,977.879142541,2066.71891376),c(1547.77414806,1965.97387012,1869.95727645,2353.95393445),c(1459.58188892,1179.22913257,1296.47847608,1222.1792912),c(662.911814603,1008.73817365,1101.53353734,1694.8010583),c(809.898913185,687.291678172,678.837391854,865.710331264),c(1168.54743372,907.509166786,879.460338517,977.85786922),c(798.139945298,768.985262658,1478.80561943,1756.02445912))
targetgene="ADCK1"
collabel=c("HL60.initial","KBM7.initial","HL60.final","KBM7.final")

# set up color using RColorBrewer
#library(RColorBrewer)
#colors <- brewer.pal(length(targetgenelist), "Set1")

colors=c( "#E41A1C", "#377EB8", "#4DAF4A", "#984EA3", "#FF7F00",  "#A65628", "#F781BF",
          "#999999", "#66C2A5", "#FC8D62", "#8DA0CB", "#E78AC3", "#A6D854", "#FFD92F", "#E5C494", "#B3B3B3", 
          "#8DD3C7", "#FFFFB3", "#BEBADA", "#FB8072", "#80B1D3", "#FDB462", "#B3DE69", "#FCCDE5",
          "#D9D9D9", "#BC80BD", "#CCEBC5", "#FFED6F")


## code

targetmatvec=unlist(targetmat)+1
yrange=range(targetmatvec[targetmatvec>0]);
# yrange[1]=1; # set the minimum value to 1
for(i in 1:length(targetmat)){
  vali=targetmat[[i]]+1;
  if(i==1){
    plot(1:length(vali),vali,type='b',las=1,pch=20,main=paste('sgRNAs in',targetgene),ylab='Read counts',xlab='Samples',xlim=c(0.7,length(vali)+0.3),ylim = yrange,col=colors[(i %% length(colors))],xaxt='n',log='y')
    axis(1,at=1:length(vali),labels=(collabel),las=2)
    # lines(0:100,rep(1,101),col='black');
  }else{
    lines(1:length(vali),vali,type='b',pch=20,col=colors[(i %% length(colors))])
  }
}




# parameters
# Do not modify the variables beginning with "__"
targetmat=list(c(586.478523341,987.426803783,743.8190381,1312.01175782),c(371.877359411,877.318059476,2395.48845434,1564.91589954),c(908.380269234,832.919372255,1639.68251062,1268.5259778),c(1321.41401625,1795.48291119,1478.80561943,1237.05600542),c(1269.96853174,1212.97213486,1591.10399838,1624.99493773),c(1018.62059317,717.482785482,1070.61993864,1144.36263221),c(923.078979092,758.329577725,1479.4365092,1275.96433491),c(1109.75259429,1138.38234033,970.308465308,999.028577916),c(680.550266433,634.013253508,318.599333537,631.115991662),c(1462.52163089,1209.42023988,1537.47836798,1519.14139425))
targetgene="ADRBK1"
collabel=c("HL60.initial","KBM7.initial","HL60.final","KBM7.final")

# set up color using RColorBrewer
#library(RColorBrewer)
#colors <- brewer.pal(length(targetgenelist), "Set1")

colors=c( "#E41A1C", "#377EB8", "#4DAF4A", "#984EA3", "#FF7F00",  "#A65628", "#F781BF",
          "#999999", "#66C2A5", "#FC8D62", "#8DA0CB", "#E78AC3", "#A6D854", "#FFD92F", "#E5C494", "#B3B3B3", 
          "#8DD3C7", "#FFFFB3", "#BEBADA", "#FB8072", "#80B1D3", "#FDB462", "#B3DE69", "#FCCDE5",
          "#D9D9D9", "#BC80BD", "#CCEBC5", "#FFED6F")


## code

targetmatvec=unlist(targetmat)+1
yrange=range(targetmatvec[targetmatvec>0]);
# yrange[1]=1; # set the minimum value to 1
for(i in 1:length(targetmat)){
  vali=targetmat[[i]]+1;
  if(i==1){
    plot(1:length(vali),vali,type='b',las=1,pch=20,main=paste('sgRNAs in',targetgene),ylab='Read counts',xlab='Samples',xlim=c(0.7,length(vali)+0.3),ylim = yrange,col=colors[(i %% length(colors))],xaxt='n',log='y')
    axis(1,at=1:length(vali),labels=(collabel),las=2)
    # lines(0:100,rep(1,101),col='black');
  }else{
    lines(1:length(vali),vali,type='b',pch=20,col=colors[(i %% length(colors))])
  }
}




# parameters
# Do not modify the variables beginning with "__"
targetmat=list(c(2523.76848265,2445.4796921,2153.2267829,1516.85266899),c(1481.6299537,1994.38902994,2044.08285279,1810.95386547),c(830.477106986,864.886427054,1349.47321671,740.974804354),c(1234.69162809,1299.99356181,1357.67478371,2232.65149543),c(680.550266433,534.560194134,550.76676867,1025.92109977),c(224.89026083,188.250433815,700.287644013,81.2497468867),c(161.68580844,333.878127898,275.06793945,465.183409992),c(565.900329539,776.089052613,878.198558978,445.729245244),c(1978.44634691,1751.08422397,2659.20037794,2851.17949814),c(812.838655156,845.351004677,946.334654072,999.600759232))
targetgene="ADCK4"
collabel=c("HL60.initial","KBM7.initial","HL60.final","KBM7.final")

# set up color using RColorBrewer
#library(RColorBrewer)
#colors <- brewer.pal(length(targetgenelist), "Set1")

colors=c( "#E41A1C", "#377EB8", "#4DAF4A", "#984EA3", "#FF7F00",  "#A65628", "#F781BF",
          "#999999", "#66C2A5", "#FC8D62", "#8DA0CB", "#E78AC3", "#A6D854", "#FFD92F", "#E5C494", "#B3B3B3", 
          "#8DD3C7", "#FFFFB3", "#BEBADA", "#FB8072", "#80B1D3", "#FDB462", "#B3DE69", "#FCCDE5",
          "#D9D9D9", "#BC80BD", "#CCEBC5", "#FFED6F")


## code

targetmatvec=unlist(targetmat)+1
yrange=range(targetmatvec[targetmatvec>0]);
# yrange[1]=1; # set the minimum value to 1
for(i in 1:length(targetmat)){
  vali=targetmat[[i]]+1;
  if(i==1){
    plot(1:length(vali),vali,type='b',las=1,pch=20,main=paste('sgRNAs in',targetgene),ylab='Read counts',xlab='Samples',xlim=c(0.7,length(vali)+0.3),ylim = yrange,col=colors[(i %% length(colors))],xaxt='n',log='y')
    axis(1,at=1:length(vali),labels=(collabel),las=2)
    # lines(0:100,rep(1,101),col='black');
  }else{
    lines(1:length(vali),vali,type='b',pch=20,col=colors[(i %% length(colors))])
  }
}




# parameters
# Do not modify the variables beginning with "__"
targetmat=list(c(1052.42762584,1303.54545679,984.818930004,1087.1445006),c(1571.29208384,1456.27694083,1434.0124458,1382.39005971),c(0.0,0.0,68.1360950931,184.242383785),c(555.611232638,497.265296869,957.69066992,225.439438545),c(161.68580844,230.873173546,376.64119232,490.3593879),c(567.370200525,507.920981802,500.295587119,370.201311519),c(811.36878417,580.734828843,739.402809715,625.966359817),c(1093.58401345,934.148379118,726.785014327,835.956902827),c(333.66071378,557.647511489,632.15154892,680.895766163),c(1012.74110923,983.874908805,1008.79274124,825.657639137))
targetgene="ADRA1A"
collabel=c("HL60.initial","KBM7.initial","HL60.final","KBM7.final")

# set up color using RColorBrewer
#library(RColorBrewer)
#colors <- brewer.pal(length(targetgenelist), "Set1")

colors=c( "#E41A1C", "#377EB8", "#4DAF4A", "#984EA3", "#FF7F00",  "#A65628", "#F781BF",
          "#999999", "#66C2A5", "#FC8D62", "#8DA0CB", "#E78AC3", "#A6D854", "#FFD92F", "#E5C494", "#B3B3B3", 
          "#8DD3C7", "#FFFFB3", "#BEBADA", "#FB8072", "#80B1D3", "#FDB462", "#B3DE69", "#FCCDE5",
          "#D9D9D9", "#BC80BD", "#CCEBC5", "#FFED6F")


## code

targetmatvec=unlist(targetmat)+1
yrange=range(targetmatvec[targetmatvec>0]);
# yrange[1]=1; # set the minimum value to 1
for(i in 1:length(targetmat)){
  vali=targetmat[[i]]+1;
  if(i==1){
    plot(1:length(vali),vali,type='b',las=1,pch=20,main=paste('sgRNAs in',targetgene),ylab='Read counts',xlab='Samples',xlim=c(0.7,length(vali)+0.3),ylim = yrange,col=colors[(i %% length(colors))],xaxt='n',log='y')
    axis(1,at=1:length(vali),labels=(collabel),las=2)
    # lines(0:100,rep(1,101),col='black');
  }else{
    lines(1:length(vali),vali,type='b',pch=20,col=colors[(i %% length(colors))])
  }
}



dev.off()
Sweave("demo_summary.Rnw");
library(tools);

texi2dvi("demo_summary.tex",pdf=TRUE);
